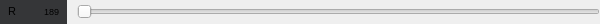
<?xml version="1.0" encoding="UTF-8"?>
<ui version="4.0">
 <class>rgbSlider</class>
 <widget class="QWidget" name="rgbSlider">
  <property name="geometry">
   <rect>
    <x>0</x>
    <y>0</y>
    <width>600</width>
    <height>24</height>
   </rect>
  </property>
  <property name="sizePolicy">
   <sizepolicy hsizetype="Expanding" vsizetype="Expanding">
    <horstretch>0</horstretch>
    <verstretch>0</verstretch>
   </sizepolicy>
  </property>
  <property name="font">
   <font>
    <pointsize>10</pointsize>
   </font>
  </property>
  <property name="windowTitle">
   <string>Form</string>
  </property>
  <layout class="QHBoxLayout" name="horizontalLayout">
   <property name="spacing">
    <number>10</number>
   </property>
   <property name="leftMargin">
    <number>0</number>
   </property>
   <property name="topMargin">
    <number>0</number>
   </property>
   <property name="rightMargin">
    <number>0</number>
   </property>
   <property name="bottomMargin">
    <number>0</number>
   </property>
   <item>
    <widget class="QWidget" name="rgbChange" native="true">
     <property name="sizePolicy">
      <sizepolicy hsizetype="Maximum" vsizetype="Expanding">
       <horstretch>0</horstretch>
       <verstretch>0</verstretch>
      </sizepolicy>
     </property>
     <property name="minimumSize">
      <size>
       <width>0</width>
       <height>0</height>
      </size>
     </property>
     <property name="maximumSize">
      <size>
       <width>16777215</width>
       <height>16777215</height>
      </size>
     </property>
     <property name="styleSheet">
      <string notr="true">background-color: rgb(53, 54, 56);</string>
     </property>
     <layout class="QHBoxLayout" name="horizontalLayout_3">
      <property name="spacing">
       <number>0</number>
      </property>
      <property name="leftMargin">
       <number>8</number>
      </property>
      <property name="topMargin">
       <number>0</number>
      </property>
      <property name="rightMargin">
       <number>8</number>
      </property>
      <property name="bottomMargin">
       <number>0</number>
      </property>
      <item>
       <widget class="QLabel" name="rgbName">
        <property name="sizePolicy">
         <sizepolicy hsizetype="Maximum" vsizetype="Maximum">
          <horstretch>0</horstretch>
          <verstretch>0</verstretch>
         </sizepolicy>
        </property>
        <property name="font">
         <font>
          <pointsize>8</pointsize>
         </font>
        </property>
        <property name="text">
         <string>R </string>
        </property>
        <property name="alignment">
         <set>Qt::AlignRight|Qt::AlignTrailing|Qt::AlignVCenter</set>
        </property>
        <property name="indent">
         <number>0</number>
        </property>
       </widget>
      </item>
      <item>
       <widget class="QLabel" name="rgbNum">
        <property name="sizePolicy">
         <sizepolicy hsizetype="Fixed" vsizetype="Maximum">
          <horstretch>0</horstretch>
          <verstretch>0</verstretch>
         </sizepolicy>
        </property>
        <property name="minimumSize">
         <size>
          <width>40</width>
          <height>0</height>
         </size>
        </property>
        <property name="maximumSize">
         <size>
          <width>40</width>
          <height>16777215</height>
         </size>
        </property>
        <property name="font">
         <font>
          <pointsize>7</pointsize>
         </font>
        </property>
        <property name="text">
         <string>189</string>
        </property>
        <property name="alignment">
         <set>Qt::AlignRight|Qt::AlignTrailing|Qt::AlignVCenter</set>
        </property>
       </widget>
      </item>
     </layout>
    </widget>
   </item>
   <item>
    <widget class="QSlider" name="sliderLine">
     <property name="sizePolicy">
      <sizepolicy hsizetype="Expanding" vsizetype="Expanding">
       <horstretch>0</horstretch>
       <verstretch>0</verstretch>
      </sizepolicy>
     </property>
     <property name="minimumSize">
      <size>
       <width>0</width>
       <height>5</height>
      </size>
     </property>
     <property name="mouseTracking">
      <bool>true</bool>
     </property>
     <property name="tabletTracking">
      <bool>true</bool>
     </property>
     <property name="styleSheet">
      <string notr="true"/>
     </property>
     <property name="orientation">
      <enum>Qt::Horizontal</enum>
     </property>
    </widget>
   </item>
  </layout>
 </widget>
 <resources/>
 <connections/>
</ui>
